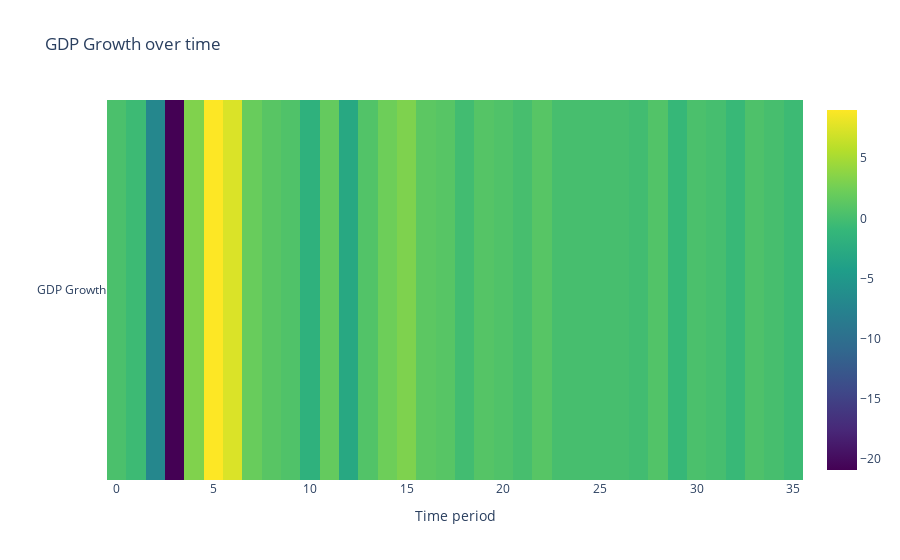

The code cell stored with this chart in its notebook:
### Code cell
fig = go.Figure(data = go.Heatmap(z = [data['GDP Growth']], x =data.index, y = ['GDP Growth'],
                                 colorscale ='Viridis'))

fig.update_layout(title ='GDP Growth over time', 
                 xaxis_title = 'Time period',
                 yaxis_title = '')

fig.show()

### Figure 1 — Plotly figure (JSON) as saved in the notebook; plotly's stock layout.template omitted (floating-point values rounded to 4 significant figures)
{"data": [{"colorscale": [[0, "#440154"], [0.1111, "#482878"], [0.2222, "#3e4989"], [0.3333, "#31688e"], [0.4444, "#26828e"], [0.5556, "#1f9e89"], [0.6667, "#35b779"], [0.7778, "#6ece58"], [0.8889, "#b5de2b"], [1, "#fde725"]], "type": "heatmap", "x": [0, 1, 2, 3, 4, 5, 6, 7, 8, 9, 10, 11, 12, 13, 14, 15, 16, 17, 18, 19, 20, 21, 22, 23, 24, 25, 26, 27, 28, 29, 30, 31, 32, 33, 34, 35], "y": ["GDP Growth"], "z": [[0.3, -0.5, -7, -20.9, 3.2, 9, 7.4, 2, 1.1, 0.6, -1.8, 1.8, -2.9, 0.7, 2.3, 3.1, 1.3, 1, -0.2, 0.9, 0.6, 0.1, 1, 0.1, 0.1, 0, 0.1, -0.2, 0.7, -0.9, 0.3, 0, -0.8, 0.5, 0.1, -0.5]]}], "layout": {"title": {"text": "GDP Growth over time"}, "xaxis": {"title": {"text": "Time period"}}, "yaxis": {"title": {"text": ""}}}}
